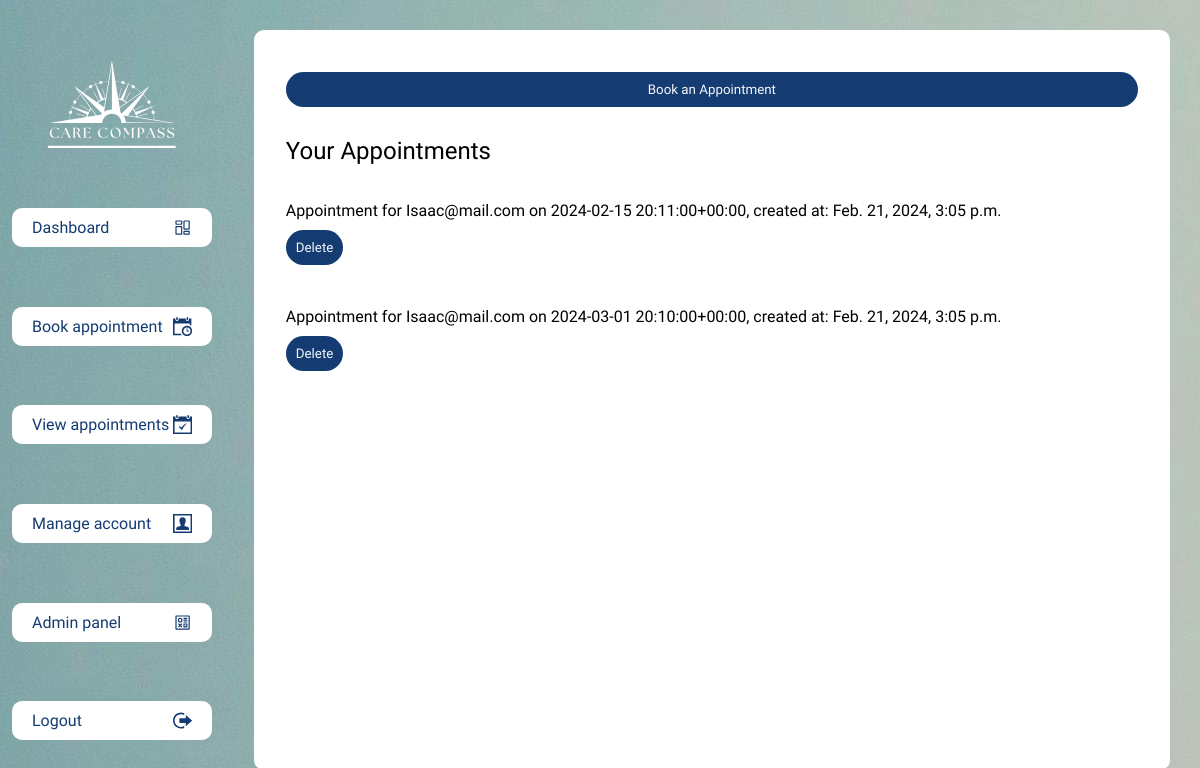
The page /appointments/view/ (signed in) on the database as committed earlier.
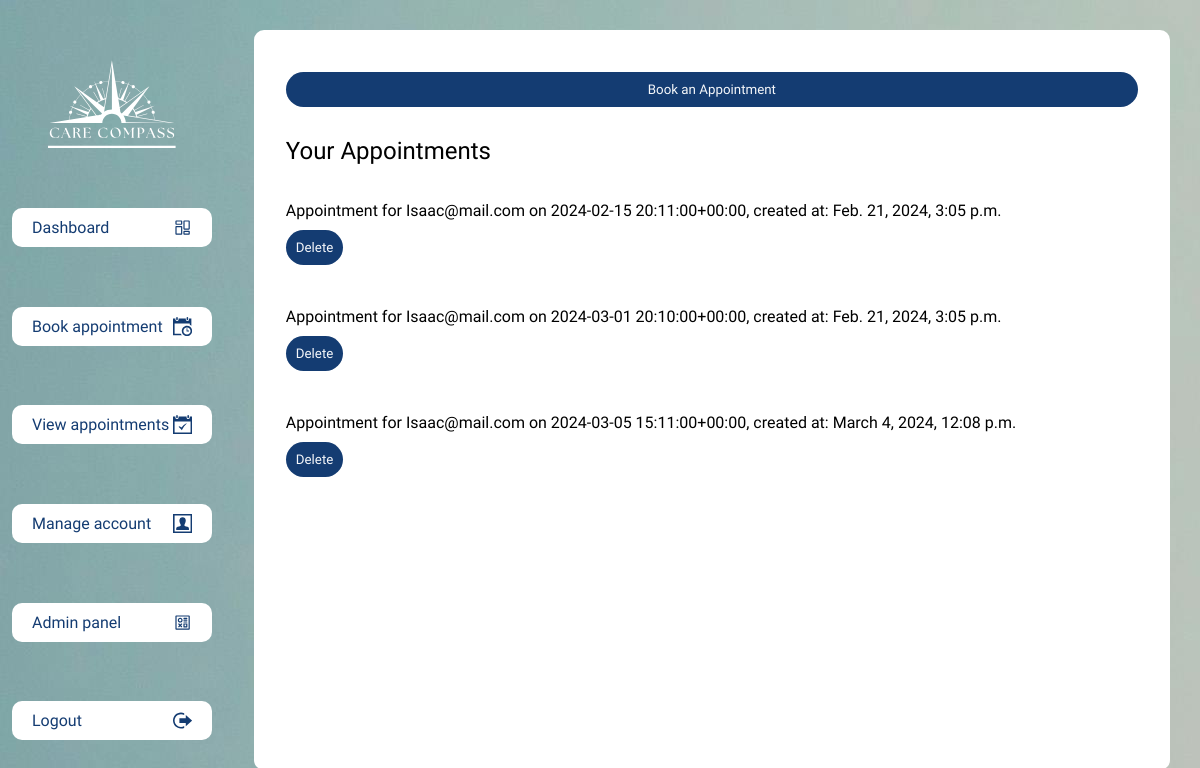
The same page on the database as committed later.
### appointments/models.py (models this page shows)
class Appointment(models.Model):
    user = models.ForeignKey(settings.AUTH_USER_MODEL, on_delete=models.CASCADE, related_name='appointments')
    appointment_type = models.CharField(max_length=100)
    date_time = models.DateTimeField()
    contact_number = models.CharField(max_length=15)
    user_notes = models.TextField(blank=True, null=True)
    admin_notes = models.TextField(blank=True, null=True)
    created_at = models.DateTimeField(auto_now_add=True)
    updated_at = models.DateTimeField(auto_now=True)
    def __str__(self):
        return f"Appointment for {self.user} on {self.date_time}"

### accounts/models.py (models this page shows, shortened)
class User(AbstractBaseUser, PermissionsMixin):
    first_name = models.CharField(max_length=30)
    last_name = models.CharField(max_length=30)
    email = models.EmailField(unique=True)
    gp_code = models.CharField(max_length=30, blank=True, null=True)  # Only relevant for patients
    created_at = models.DateTimeField(auto_now_add=True)
    updated_at = models.DateTimeField(auto_now=True)
    is_admin = models.BooleanField(default=False)  # Determines if the user is an administrator
    is_staff = models.BooleanField(default=False)
    USERNAME_FIELD = 'email'
    REQUIRED_FIELDS = ['first_name', 'last_name']
    objects = UserManager()

### appointments/views.py (the view)
# urls.py: path('view/', views.view_appointments, name='view_appointments'),
@login_required
def view_appointments(request):
    appointments = Appointment.objects.filter(user=request.user).order_by('date_time')
    return render(request, 'appointments/view_appointments.html', {'appointments': appointments})

### templates/appointments/view_appointments.html (shortened to what this page needs)
{% extends 'base.html' %} {% block content %}
<button>
  <a href="{% url 'appointments:book_appointment' %}">Book an Appointment</a>
</button>
<h2>Your Appointments</h2>
{% for appointment in appointments %}
<p>
  {{ appointment }}, created at: {{ appointment.created_at }}
  <button
    type="button"
    class="delete-btn"
    data-appointment-id="{{ appointment.id }}"
  >
    Delete
  </button>
</p>
{% endfor %} {% endblock %}

Rows that differ between the two databases and show on the page:
added Appointment: user+date_time "Appointment for Isaac@mail.com on 2024-03-05 15:11:00+00:00", created_at "March 4, 2024, 12:08 p.m."
